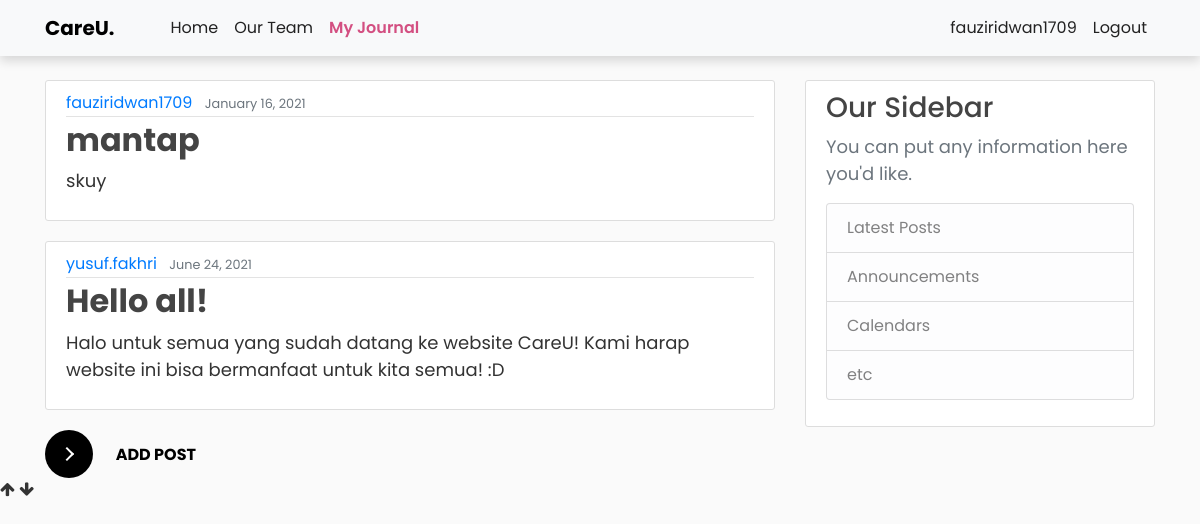
Screenshot of /post/ (signed in) with the database file from the repository.
### careu/models.py (models this page shows, shortened)
class Post(models.Model):
    title = models.CharField(max_length=100)
    content = models.TextField()
    date_posted = models.DateTimeField(default=timezone.now)
    author = models.ForeignKey(User, on_delete=models.CASCADE)

### careu/views.py (the view)
# urls.py: 2. Add a URL to urlpatterns:  path('', views.home, name='home')
def home(request):
    context = {
        'posts': Post.objects.all() # pylint: disable=no-member
    }
    return render(request, 'home.html', context)

### careu/templates/home.html (shortened to what this page needs)
{% extends "base.html" %}
{% load static %}
{% block content %}
<!DOCTYPE html>
<html>
<body>
      <main role="main" class="container">
        <div class="row">
          <div class="col-md-8">
              {% for post in posts %}
              <article class="media content-section">
                  <div class="media-body">
                  <div class="article-metadata">
                      <a class="mr-2" href="#">{{ post.author }}</a>
                      <small class="text-muted">{{ post.date_posted|date:"F d, Y" }}</small>
                  </div>
                  <h2><a class="article-title" href="{% url 'journal-detail' post.id %}">{{ post.title }}</a></h2>
                  <p class="article-content">{{ post.content }}</p>
                  </div>
              </article>
          {% endfor %}
          <a href="{% url 'journal-create' %}">
            <div id="container">
                <button class="learn-more">
        <span class="circle" aria-hidden="true">
          <span class="icon arrow"></span>
        </span>
        <span class="button-text">Add Post</span>
      </button>
            </div>
        </a>
          </div>
          <div class="col-md-4">
            <div class="content-section">
              <h3>Our Sidebar</h3>
              <p class='text-muted'>You can put any information here you'd like.
                <ul class="list-group">
                  <li class="list-group-item list-group-item-light">Latest Posts</li>
                  <li class="list-group-item list-group-item-light">Announcements</li>
                  <li class="list-group-item list-group-item-light">Calendars</li>
                  <li class="list-group-item list-group-item-light">etc</li>
                </ul>
              </p>
            </div>
          </div>
        </div>
      </main>
</body>
</html>
{% endblock content %}

### careu/templates/base.html (shortened to what this page needs)
{% load static %} {% url 'home-base' as home %} {% url 'team-base' as team %} {% url 'journal-home' as journal %} {% url 'login_view' as login %} {% url 'logout_view' as logout %}
<!DOCTYPE html>
<html>
<head>
    <link rel="stylesheet" href="https://maxcdn.bootstrapcdn.com/bootstrap/4.0.0/css/bootstrap.min.css">
    <link rel="stylesheet" type="text/css" href="{% static 'careu/main.css' %}" />
    <link rel="stylesheet" type="text/css" href="{% static 'careu/fauzi.css' %}" />
    <link rel="stylesheet/less" type="text/css" href="styles.less" />
</head>
<body>
    <header style="background-color: white;color: #fff;" class="site-header fixed-top">
        <nav style="align-items: center;box-shadow: 0px 5px 10px #00000024;" class="navbar navbar-expand-sm fixed-top bg-light">
            <div style="align-items: center;" class="container">
                <a class="navbar-brand mr-4" href="{% url 'home-base' %}">CareU.</a>
                <button class="navbar-toggle" type="button" data-toggle="collapse" data-target="#navbarToggle" aria-controls="navbarToggle" aria-expanded="true" aria-label="Toggle navigation">
          <span class="navbar-toggler-icon icon-bar" ></span>
          </button>
                <div class="collapse navbar-collapse" id="navbarToggle">
                    <div class="navbar-nav mr-auto">
                        <a class="nav-item nav-link {% if request.path == home %} active {% endif %}" href="{{ home }}">Home</a>
                        <a class="nav-item nav-link {% if request.path == team %} active {% endif %}" href="{{ team }}">Our Team</a>
                        <a class="nav-item nav-link {% if request.path == journal %} active {% endif %}" href="{{ journal }}">My Journal</a>
                    </div>
                    <div class="navbar-nav mr">
                         {% if request.user.is_authenticated %}
                        <a class="nav-item nav-link" href="/profile/{{user.username}}">{{user.username}}</a>
                        <a class="nav-item nav-link {% if request.path == logout %} active {% endif %}" href="{{ logout }}">Logout</a> {% endif %}
                    </div>
                </div>
            </div>
        </nav>
    </header>
    <div class="koko">
        {% block content %}{% endblock %}
    </div>
    <a id="myTopBtn" onclick="downFunction()" class="float-btn float-btn-right">
        <i class="fa fa-arrow-up float-icon"></i>
    </a>
    <a id="myDownBtn" onclick="topFunction()" class="float-btn float-btn-left">
        <i class="fa fa-arrow-down float-icon"></i>
    </a>
</body>
</html>

### careu/static/careu/main.css (style rules this page uses)
body { background: #fafafa; color: #333333; margin-top: 5rem; font-family: 'Poppins'; }
h1, h2 { color: #101010; font-weight: bold; font-family: 'Poppins'; }
h3, h4, h5, h6 { color: #444444; font-family: 'Poppins'; }
ul { margin: 0; }
.site-header .navbar-nav .nav-link { color: #222222; transform: 0.3s; }
.site-header .navbar-nav .nav-link.active { font-weight: 600; color: #D34F81; transform: 0.3s; }
.content-section { background: #ffffff; padding: 10px 20px; border: 1px solid #dddddd; border-radius: 3px; margin-bottom: 20px; }
.article-title { color: #444444; }
.article-content { white-space: pre-line; }
.article-metadata { padding-bottom: 1px; margin-bottom: 4px; border-bottom: 1px solid #e3e3e3 }

### careu/static/careu/fauzi.css (style rules this page uses)
p { font-size: 18px; }
.navbar-brand { color: black; font-weight: bold; transition: 0.3s; }
* { box-sizing: border-box; }
*::before, *::after { box-sizing: border-box; }
button { position: relative; display: inline-block; cursor: pointer; outline: none; border: 0; vertical-align: middle; text-decoration: none; background: transparent; padding: 0; font-size: inherit; font-family: inherit; }
button.learn-more { width: 12rem; height: auto; }
button.learn-more .circle { -webkit-transition: all 0.45s cubic-bezier(0.65, 0, 0.076, 1); transition: all 0.45s cubic-bezier(0.65, 0, 0.076, 1); position: relative; display: block; margin: 0; width: 3rem; height: 3rem; background: #000; border-radius: 1.625rem; }
button.learn-more .circle .icon { -webkit-transition: all 0.45s cubic-bezier(0.65, 0, 0.076, 1); transition: all 0.45s cubic-bezier(0.65, 0, 0.076, 1); position: absolute; top: 0; bottom: 0; margin: auto; background: #000; }
button.learn-more .circle .icon.arrow { -webkit-transition: all 0.45s cubic-bezier(0.65, 0, 0.076, 1); transition: all 0.45s cubic-bezier(0.65, 0, 0.076, 1); left: 0.625rem; width: 1.125rem; height: 0.125rem; background: none; }
button.learn-more .circle .icon.arrow::before { position: absolute; content: ''; top: -0.25rem; right: 0.0625rem; width: 0.625rem; height: 0.625rem; border-top: 0.125rem solid #fff; border-right: 0.125rem solid #fff; -webkit-transform: rotate(45deg); transform: rotate(45deg); }
button.learn-more .button-text { -webkit-transition: all 0.45s cubic-bezier(0.65, 0, 0.076, 1); transition: all 0.45s cubic-bezier(0.65, 0, 0.076, 1); position: absolute; top: 0; left: 0; right: 0; bottom: 0; padding: 0.75rem 0; margin: 0 0 0 1.85rem; color: #000; font-weight: 700; line-height: 1.6; text-align: center; text-transform: uppercase; }

### rows the page displays
Post: author "fauziridwan1709", date_posted "January 16, 2021", title "mantap", content "skuy"
Post: author "yusuf.fakhri", date_posted "June 24, 2021", title "Hello all!", content "Halo untuk semua yang sudah datang ke website CareU! Kami harap website ini bisa bermanfaat untuk kita semua! :D"

### other values shown
{{ user.username }} "fauziridwan1709"
